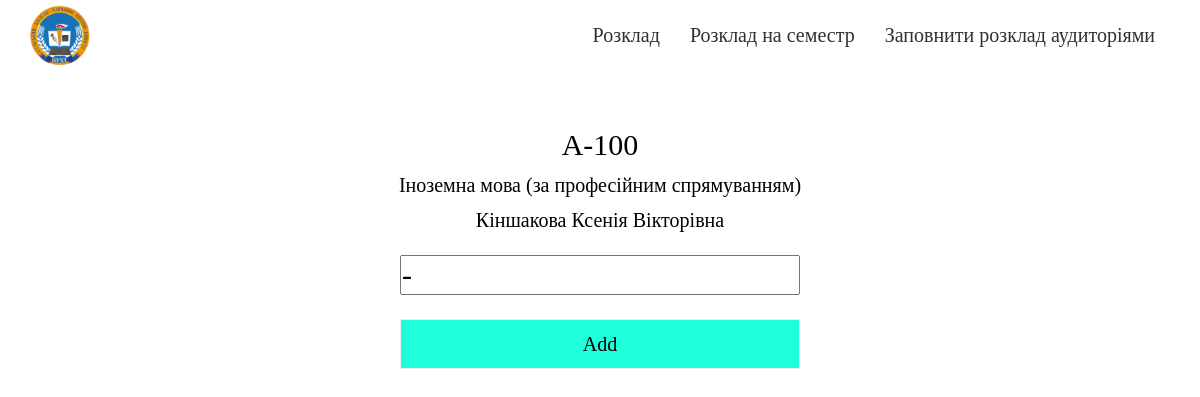
Page /9065 on the committed database.
### mainapp/models.py (models this page shows, shortened)
class lesson(models.Model):
    data = models.TextField()
    group = models.CharField(max_length=10)
    number = models.PositiveIntegerField()
    lesson = models.TextField()
    teacher = models.TextField()
    day = models.CharField(max_length=25)
    zam = models.PositiveIntegerField(default=1)
    classroom = models.TextField(default=1)
    class Meta:
        verbose_name = 'Пара'
        verbose_name_plural = 'Пары'

### mainapp/views.py (the view)
# urls.py: url('^(?P<pk>\d+)$', views.LessonDetailView.as_view(), name = 'lesson_detail'),
class LessonDetailView(DetailView, UpdateView):
    model = lesson
    template_name = 'mainapp/lesson.html'
    context_object_name = 'lesson'
    form_class = lessonForm
    success_url = '/day'

### mainapp/forms.py
class lessonForm(ModelForm):
    class Meta:
        model = lesson
        fields = ['classroom']
        widgets ={
            'classroom': TextInput(attrs={
                'placeholder': 'Порожньо'
            })
        }

### mainapp/templates/mainapp/lesson.html (shortened to what this page needs)
{% extends 'mainapp/main.html' %}
{% block text %}
    <div class="wrapper">
        <div class="room">
           <div class='container'>
              <div class="room__body">
                 <h1>{{lesson.group}}</h1>
                 <p>{{lesson.lesson}}</p>
                 <p>{{lesson.teacher}}</p>
                 <div class="room_form">
                    <form method="post">
                        {{ form.classroom }}<br>
                        <button type="submit">Add</button>
                    </form>
                 </div>
              </div>
           </div>
        </div>
     </div>
{% endblock %}

### mainapp/static/mainapp/css/style.css (style rules this page uses)
* { padding: 0; margin: 0; }
*,*:before,*:after { -moz-box-sizing: border-box; -webkit-box-sizing: border-box; box-sizing: border-box; }
html,body { height: 100%; width: 100%; font-size: 100%; line-height: 1; font-size: 14px; -ms-text-size-adjust: 100%; -moz-text-size-adjust: 100%; -webkit-text-size-adjust: 100%; margin: 0; padding: 0; }
input,button,textarea { font-family:inherit; }
button { cursor: pointer; }
h1,h2,h3,h4,h5,h6 { font-size:inherit;font-weight: 400; }
.container { width: 100%; max-width: 1400px; margin: 0 auto; padding: 0; }
.room { max-width: 1280px; margin: 0 auto; padding: 0 30px; }
.room__body { margin: 60px auto; text-align: center; }
.room__body h1 { font-size: 30px; margin: 15px 0; }
.room__body p { margin: 15px 0; font-size: 20px; }
.room_form { margin: 0 auto; width: 400px; }
.room__body form { display: flex; flex-direction: column; }
.room__body input { margin: 10px 0; height: 40px; font-size: 30px; }
.room__body button { height: 50px; font-size: 20px; background-color: rgb(31, 255, 218); transition: background-color .5s ease; border: 1px solid rgb(236, 236, 236); }

### rows in the picture
lesson: group "А-100", lesson "Іноземна мова (за професійним спрямуванням)", teacher "Кіншакова Ксенія Вікторівна", classroom "-"
